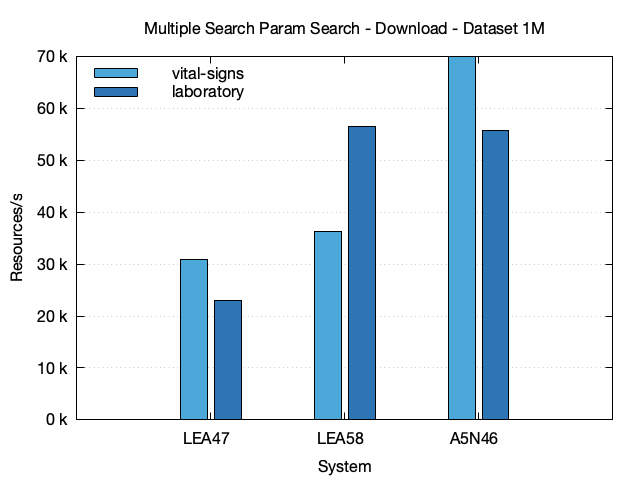

Source code (gnuplot):
# Set the terminal to PNG and specify the output file
set terminal pngcairo enhanced font 'Helvetica Neue,12'
set output 'multiple-search-param-search-download-1M.png'

# Set the data separator and skip the header
set datafile separator "|"
set style data histograms
set style histogram clustered
set style fill solid border -1
set boxwidth 0.8
set key left top reverse

# Define x-axis and y-axis labels
set title "Multiple Search Param Search - Download - Dataset 1M"
set xlabel 'System'
set ylabel 'Resources/s'
set format y "%.0f k"
set yrange [0:70]

# Define grid
set grid ytics

# Define line styles and colors for each code
set style line 1 lc rgb '#4DA8DA'
set style line 2 lc rgb '#2E75B6'

# Plot the data
plot 'multiple-search-param-search-download-1M.txt' using 9:xtic(3) every 2 ls 1 title 'vital-signs', \
     'multiple-search-param-search-download-1M.txt' using 9:xtic(3) every 2::1 ls 2 title 'laboratory'
